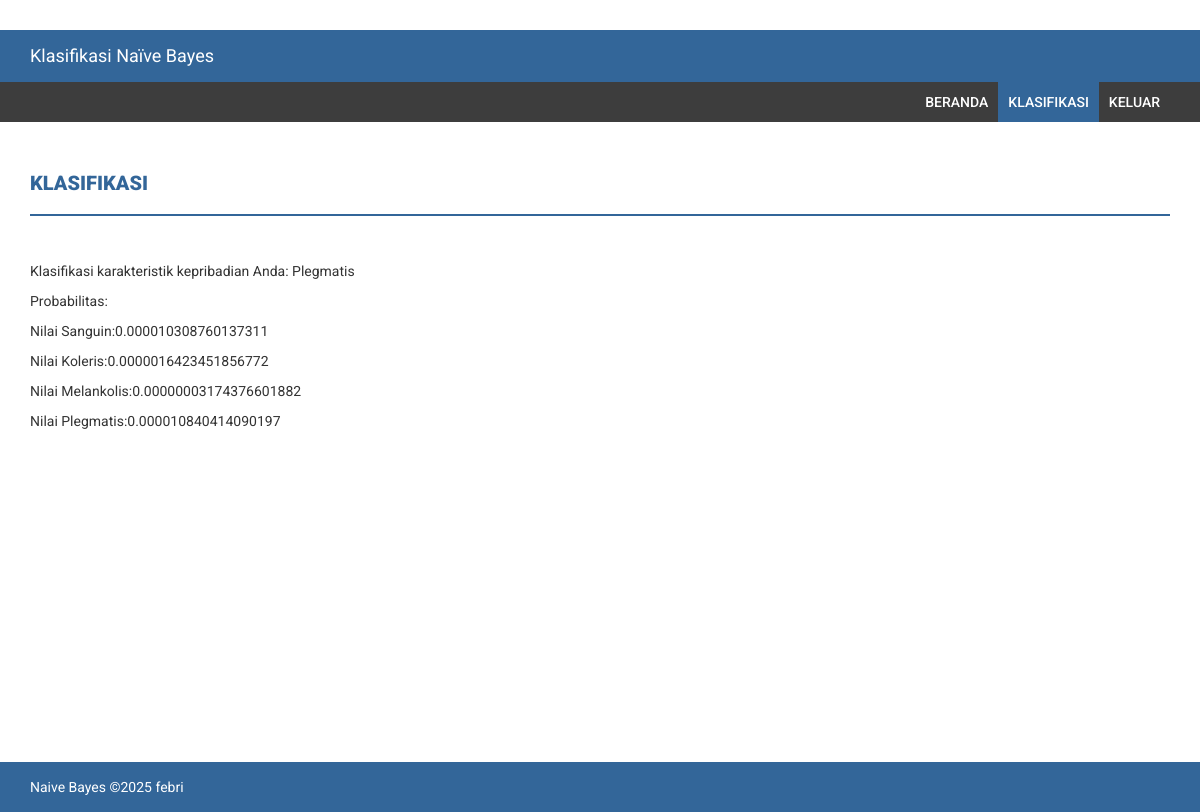
Screenshot of /index.php?menu=klasifikasi (signed in) with the database file from the repository.
### tables this page shows
CREATE TABLE `data_hasil_klasifikasi` (
  `id` int(11) NOT NULL,
  `id_siswa` int(11) NOT NULL DEFAULT 0,
  `jenis_kelamin` enum('L','P') DEFAULT NULL,
  `usia` int(11) DEFAULT NULL,
  `jurusan` varchar(100) DEFAULT NULL,
  `jawaban_a` int(11) DEFAULT NULL,
  `jawaban_b` int(11) DEFAULT NULL,
  `jawaban_c` int(11) DEFAULT NULL,
  `jawaban_d` int(11) DEFAULT NULL,
  `kelas_hasil` varchar(100) DEFAULT NULL,
  `nilai_sanguin` double DEFAULT NULL,
  `nilai_koleris` double DEFAULT NULL,
  `nilai_melankolis` double DEFAULT NULL,
  `nilai_plegmatis` double DEFAULT NULL
);

### database.php (called while the page is built, shortened)
<?php
class database {
    private $servername;
    private $user_db;
    private $password_db;
    private $database;
    private $koneksi;
    function database() {
        return $this->connect_db();
    }
    function load_conf_db() {
        $path = dirname(__FILE__) . '/koneksi.php';
        if (file_exists($path)) {
            $conf = include $path;
            $this->servername = @$conf['host'];
            $this->database = @$conf['dbname'];
            $this->user_db = @$conf['username'];
            $this->password_db = @$conf['password'];
        }
    }
    public function connect_db() {
        $this->koneksi = mysqli_connect($this->servername, $this->user_db, $this->password_db, $this->database);
        return $this->koneksi;
    }
    function db_query($sql) {
        $conn = $this->koneksi;
        return mysqli_query($conn, $sql);
    }
    function db_fetch_array($result) {
        return mysqli_fetch_array($result);
    }
}
?>

### koneksi.php (called while the page is built)
<?php
return array(
    'host' => "localhost",
    'username' => "root",
    'password' => "",
    'dbname' => "dmnbc2",
);
?>

### fungsi.php (called while the page is built, shortened)
<?php
function sudah_klasifikasi($db_object, $id_siswa){
    $sql = "SELECT COUNT(*) FROM jawaban_kuisioner "
            . " WHERE id_siswa = ".$id_siswa;
    $result = $db_object->db_query($sql);
    $row = $db_object->db_fetch_array($result);
    return $row[0]>0;
}
function get_hasil_klasifikasi($db_object, $id_siswa){
    $sql = "SELECT * FROM data_hasil_klasifikasi WHERE id_siswa = ".$id_siswa;
    $result = $db_object->db_query($sql);
    $row = $db_object->db_fetch_array($result);
    return $row;
}
?>

### klasifikasi.php (the view, shortened to what this page needs)
<?php
include_once "database.php";
include_once "fungsi.php";
?>
<div class="content-wrapper">
    <div class="container">
        <div class="row">
            <div class="col-md-12">
                <h4 class="page-head-line">Klasifikasi</h4>
            </div>
        </div>
        <div class="row">
            <div class="col-md-12">
                <?php
                $db_object = new database();
                if (!isset($_POST['submit'])) {
                    if(sudah_klasifikasi($db_object, $_SESSION['kepribadian_naive_bayes_id_siswa'])){
                        $hasilSiswa = get_hasil_klasifikasi($db_object, $_SESSION['kepribadian_naive_bayes_id_siswa']);
                            echo "Klasifikasi karakteristik kepribadian Anda: ".$hasilSiswa['kelas_hasil'];
                            echo "<br>";
                            echo "Probabilitas:";
                            echo "<br>";
                            echo "Nilai Sanguin:".$hasilSiswa['nilai_sanguin'];
                            echo "<br>";
                            echo "Nilai Koleris:".$hasilSiswa['nilai_koleris'];
                            echo "<br>";
                            echo "Nilai Melankolis:".$hasilSiswa['nilai_melankolis'];
                            echo "<br>";
                            echo "Nilai Plegmatis:".$hasilSiswa['nilai_plegmatis'];
                    }
                }
                ?>
            </div>
        </div>
    </div>
</div>

### assets/css/style.css (style rules this page uses)
body { font-family: 'Roboto', sans-serif; line-height: 30px; }
.content-wrapper { margin-top: 40px; min-height: 600px; padding-bottom: 60px; }
.page-head-line { font-weight: 900; padding-bottom: 20px; border-bottom: 2px solid #336699; text-transform: uppercase; color: #336699; font-size: 20px; margin-bottom: 40px; }

### rows the page displays
data_hasil_klasifikasi: kelas_hasil "Plegmatis", nilai_sanguin "0.000010308760137311", nilai_koleris "0.0000016423451856772", nilai_melankolis "0.00000003174376601882", nilai_plegmatis "0.000010840414090197"
